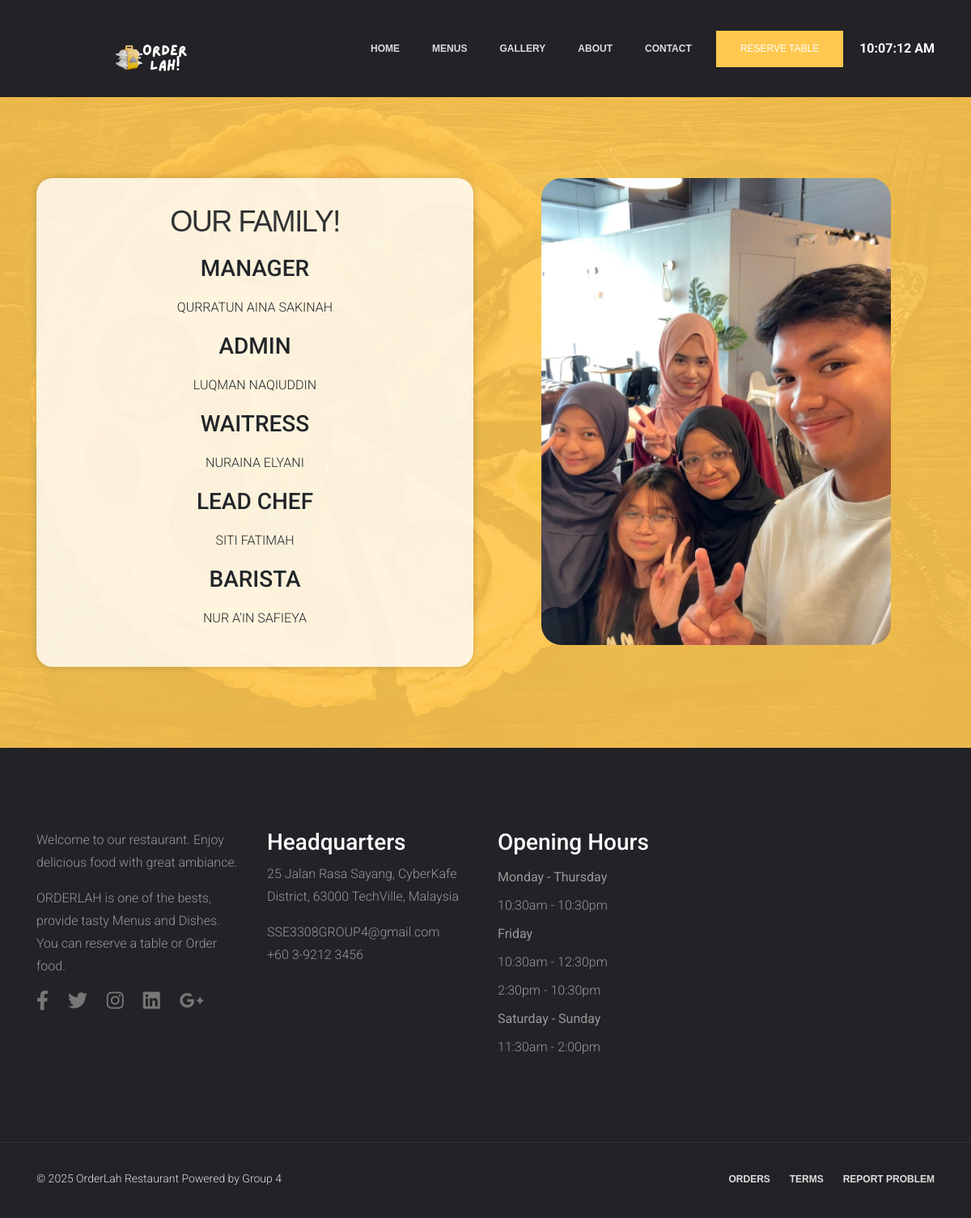
Page /about.php on the committed database.
### tables this page shows
CREATE TABLE `website_settings` (
  `option_id` int(5) NOT NULL,
  `option_name` varchar(255) NOT NULL,
  `option_value` varchar(255) NOT NULL
);

### about.php (the view, shortened to what this page needs)
<?php
    include "connect.php";
    include "Includes/templates/header.php";
    include "Includes/templates/navbar.php";
    $stmt_web_settings = $con->prepare("SELECT * FROM website_settings");
    $stmt_web_settings->execute();
    $web_settings = $stmt_web_settings->fetchAll();
    $restaurant_email = "";
    $restaurant_address = "";
    $restaurant_phonenumber = "";
    foreach ($web_settings as $option)
    {
        if($option['option_name'] == 'restaurant_name')
        {
            $restaurant_name = $option['option_value'];
        }
        elseif($option['option_name'] == 'restaurant_email')
        {
            $restaurant_email = $option['option_value'];
        }
        elseif($option['option_name'] == 'restaurant_phonenumber')
        {
            $restaurant_phonenumber = $option['option_value'];
        }
        elseif($option['option_name'] == 'restaurant_address')
        {
            $restaurant_address = $option['option_value'];
        }
    }
?>
	<section class="contact-section" id="contact">
        <div class="container">
            <div class="row">
                <div class="col-lg-6 sm-padding" style="text-:center">
                <div class="contact-info" style="text-align: center;background-color: rgba(255, 255, 255, 0.8);padding: 30px;border-radius: 20px;box-shadow: 0px 0px 10px rgba(0,0,0,0.2);">
                        <h2>OUR FAMILY!</h2>
                        <h3 style="margin-top: 20px;">MANAGER</h3>
                        <p>QURRATUN AINA SAKINAH</p>
                        <h3 style="margin-top: 20px;">ADMIN</h3>
                        <p>LUQMAN NAQIUDDIN</p>
                        <h3 style="margin-top: 20px">WAITRESS</h3>
                        <p>NURAINA ELYANI</p>
                        <h3 style="margin-top: 20px">LEAD CHEF</h3>
                        <p>SITI FATIMAH</p>
                        <h3 style="margin-top: 20px">BARISTA</h3>
                        <p>NUR A'IN SAFIEYA</p>
                    </div>
                </div>
                <div class="col-lg-6 sm-padding text-center">
                    <img src="Design/images/team.jpg" alt="Team Image" style="width: 80%; border-radius: 25px;">
                </div>
            </div>
        </div>
    </section>
    <section class="widget_section" style="background-color: #222227;padding: 100px 0;">
        <div class="container">
            <div class="row">
                <div class="col-lg-3 col-md-6">
                    <div class="footer_widget">
                        <p>
                        Welcome to our restaurant. Enjoy delicious food with great ambiance.
                        </p>
                        <p>
                            ORDERLAH is one of the bests, provide tasty Menus and Dishes. You can reserve a table or Order food.
                        </p>
                        <ul class="widget_social">
                            <li><a href="#" data-toggle="tooltip" title="Facebook"><i class="fab fa-facebook-f fa-2x"></i></a></li>
                            <li><a href="#" data-toggle="tooltip" title="Twitter"><i class="fab fa-twitter fa-2x"></i></a></li>
                            <li><a href="#" data-toggle="tooltip" title="Instagram"><i class="fab fa-instagram fa-2x"></i></a></li>
                            <li><a href="#" data-toggle="tooltip" title="LinkedIn"><i class="fab fa-linkedin fa-2x"></i></a></li>
                            <li><a href="#" data-toggle="tooltip" title="Google+"><i class="fab fa-google-plus-g fa-2x"></i></a></li>
                        </ul>
                    </div>
                </div>
                <div class="col-lg-3 col-md-6">
                     <div class="footer_widget">
                        <h3>Headquarters</h3>
                        <p>
                            <?php echo $restaurant_address; ?>
                        </p>
                        <p>
                            <?php echo $restaurant_email; ?>
                            <br>
                            <?php echo $restaurant_phonenumber; ?>
                        </p>
                     </div>
                </div>
                <div class="col-lg-3 col-md-6">
                    <div class="footer_widget">
                        <h3>
                            Opening Hours
                        </h3>
                        <ul class="opening_time">
                            <li><b>Monday - Thursday </b><br>10:30am - 10:30pm</li>
                            <li><b>Friday </b><br><li> 10:30am - 12:30pm</li>
							<li> 2:30pm - 10:30pm</li>
						</li>
                            <li><b>Saturday - Sunday </b><br>11:30am - 2:00pm</li>
                        </ul>
                    </div>
                </div>
            </div>
        </div>
    </section>
    <?php include "Includes/templates/footer.php"; ?>

### Design/css/main.css (style rules this page uses)
a, a:hover { text-decoration: none !important; }
ul { display: block; list-style: none; padding: 0; margin: 0; }
html { scroll-behavior: smooth; }
body { font-family: 'Roboto', sans-serif; font-size: 16px; line-height: 28px; font-weight: 300; }
.contact-section { padding: 100px; background-image: url('../images/back_3.jpg'); background-position: center; background-repeat: no-repeat; background-size: cover; }
.contact-section { padding:100px 0px; }
.contact-info h2 { font-size: 36px; color: #303133; margin: 0 0 8px; font-weight: 400; line-height: 48px; letter-spacing: -0.04em; font-family: 'Prata', sans-serif; }
.contact-info h3 { line-height: 28px; margin-bottom: 20px; }
.widget_social { display: block; text-align: left; }
.widget_social li { display: inline-block; }
.widget_social li a { color: #777; font-size: 12px; margin-right: 20px; }
.footer_widget p { color: #999; }
.footer_widget h3 { color: #fff; }
.opening_time li { color: #999; line-height: 35px; }

### rows in the picture
website_settings: option_value "25 Jalan Rasa Sayang, CyberKafe District, 63000 TechVille, Malaysia"
website_settings: option_value "SSE3308GROUP4@gmail.com"
website_settings: option_value "+60 3-9212 3456"
